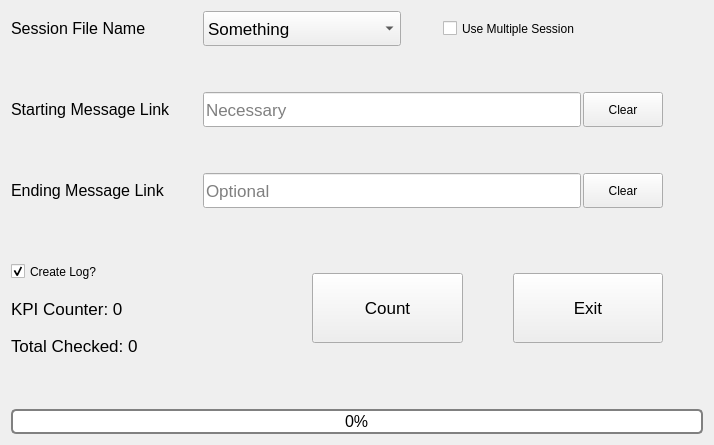
      <widget class="QWidget" name="tab">
       <attribute name="title">
        <string>Counter</string>
       </attribute>
       <layout class="QVBoxLayout" name="verticalLayout_2">
        <item>
         <layout class="QHBoxLayout" name="horizontalLayout_10"/>
        </item>
        <item>
         <layout class="QHBoxLayout" name="horizontalLayout">
          <property name="spacing">
           <number>2</number>
          </property>
          <property name="sizeConstraint">
           <enum>QLayout::SetFixedSize</enum>
          </property>
          <item>
           <widget class="QLabel" name="label_11">
            <property name="sizePolicy">
             <sizepolicy hsizetype="Fixed" vsizetype="Preferred">
              <horstretch>0</horstretch>
              <verstretch>0</verstretch>
             </sizepolicy>
            </property>
            <property name="minimumSize">
             <size>
              <width>190</width>
              <height>35</height>
             </size>
            </property>
            <property name="maximumSize">
             <size>
              <width>16777215</width>
              <height>35</height>
             </size>
            </property>
            <property name="font">
             <font>
              <pointsize>12</pointsize>
             </font>
            </property>
            <property name="frameShape">
             <enum>QFrame::NoFrame</enum>
            </property>
            <property name="text">
             <string>Session File Name</string>
            </property>
           </widget>
          </item>
          <item>
           <widget class="QComboBox" name="combobox_session">
            <property name="sizePolicy">
             <sizepolicy hsizetype="Expanding" vsizetype="Expanding">
              <horstretch>1</horstretch>
              <verstretch>0</verstretch>
             </sizepolicy>
            </property>
            <property name="minimumSize">
             <size>
              <width>130</width>
              <height>30</height>
             </size>
            </property>
            <property name="maximumSize">
             <size>
              <width>16777215</width>
              <height>35</height>
             </size>
            </property>
            <property name="font">
             <font>
              <pointsize>13</pointsize>
             </font>
            </property>
            <property name="toolTip">
             <string>Telegram Login Save File Name</string>
            </property>
            <property name="toolTipDuration">
             <number>0</number>
            </property>
            <property name="styleSheet">
             <string notr="true">color:black</string>
            </property>
            <property name="currentText">
             <string>Something</string>
            </property>
            <property name="currentIndex">
             <number>0</number>
            </property>
            <property name="placeholderText">
             <string>No Session File Found</string>
            </property>
            <item>
             <property name="text">
              <string>Something</string>
             </property>
            </item>
           </widget>
          </item>
          <item>
           <spacer name="horizontalSpacer_19">
            <property name="orientation">
             <enum>Qt::Horizontal</enum>
            </property>
            <property name="sizeHint" stdset="0">
             <size>
              <width>40</width>
              <height>20</height>
             </size>
            </property>
           </spacer>
          </item>
          <item>
           <widget class="QCheckBox" name="checkbox_multi_sess">
            <property name="minimumSize">
             <size>
              <width>180</width>
              <height>35</height>
             </size>
            </property>
            <property name="text">
             <string>Use Multiple Session</string>
            </property>
           </widget>
          </item>
          <item>
           <spacer name="horizontalSpacer">
            <property name="orientation">
             <enum>Qt::Horizontal</enum>
            </property>
            <property name="sizeType">
             <enum>QSizePolicy::Fixed</enum>
            </property>
            <property name="sizeHint" stdset="0">
             <size>
              <width>80</width>
              <height>20</height>
             </size>
            </property>
           </spacer>
          </item>
         </layout>
        </item>
        <item>
         <spacer name="verticalSpacer_4">
          <property name="orientation">
           <enum>Qt::Vertical</enum>
          </property>
          <property name="sizeHint" stdset="0">
           <size>
            <width>20</width>
            <height>40</height>
           </size>
          </property>
         </spacer>
        </item>
        <item>
         <layout class="QHBoxLayout" name="horizontalLayout_2">
          <property name="spacing">
           <number>2</number>
          </property>
          <property name="sizeConstraint">
           <enum>QLayout::SetFixedSize</enum>
          </property>
          <item>
           <widget class="QLabel" name="label">
            <property name="sizePolicy">
             <sizepolicy hsizetype="Fixed" vsizetype="Preferred">
              <horstretch>0</horstretch>
              <verstretch>0</verstretch>
             </sizepolicy>
            </property>
            <property name="minimumSize">
             <size>
              <width>190</width>
              <height>35</height>
             </size>
            </property>
            <property name="maximumSize">
             <size>
              <width>16777215</width>
              <height>35</height>
             </size>
            </property>
            <property name="font">
             <font>
              <pointsize>12</pointsize>
             </font>
            </property>
            <property name="text">
             <string>Starting Message Link</string>
            </property>
           </widget>
          </item>
          <item>
           <widget class="QLineEdit" name="box_starting_mess">
            <property name="sizePolicy">
             <sizepolicy hsizetype="Expanding" vsizetype="Expanding">
              <horstretch>1</horstretch>
              <verstretch>0</verstretch>
             </sizepolicy>
            </property>
            <property name="minimumSize">
             <size>
              <width>350</width>
              <height>35</height>
             </size>
            </property>
            <property name="maximumSize">
             <size>
              <width>16777215</width>
              <height>35</height>
             </size>
            </property>
            <property name="font">
             <font>
              <pointsize>13</pointsize>
             </font>
            </property>
            <property name="toolTip">
             <string>Start Count From This Message Link</string>
            </property>
            <property name="toolTipDuration">
             <number>0</number>
            </property>
            <property name="placeholderText">
             <string>Necessary</string>
            </property>
           </widget>
          </item>
          <item>
           <widget class="QPushButton" name="button_clear_1">
            <property name="sizePolicy">
             <sizepolicy hsizetype="Expanding" vsizetype="Expanding">
              <horstretch>0</horstretch>
              <verstretch>0</verstretch>
             </sizepolicy>
            </property>
            <property name="minimumSize">
             <size>
              <width>60</width>
              <height>35</height>
             </size>
            </property>
            <property name="maximumSize">
             <size>
              <width>16777215</width>
              <height>35</height>
             </size>
            </property>
            <property name="toolTip">
             <string>Clear or Paste Clipboard</string>
            </property>
            <property name="text">
             <string>Clear</string>
            </property>
           </widget>
          </item>
          <item>
           <spacer name="horizontalSpacer_2">
            <property name="orientation">
             <enum>Qt::Horizontal</enum>
            </property>
            <property name="sizeHint" stdset="0">
             <size>
              <width>40</width>
              <height>20</height>
             </size>
            </property>
           </spacer>
          </item>
         </layout>
        </item>
        <item>
         <spacer name="verticalSpacer_3">
          <property name="orientation">
           <enum>Qt::Vertical</enum>
          </property>
          <property name="sizeHint" stdset="0">
           <size>
            <width>20</width>
            <height>40</height>
           </size>
          </property>
         </spacer>
        </item>
        <item>
         <layout class="QHBoxLayout" name="horizontalLayout_3">
          <property name="spacing">
           <number>2</number>
          </property>
          <property name="sizeConstraint">
           <enum>QLayout::SetFixedSize</enum>
          </property>
          <item>
           <widget class="QLabel" name="label_10">
            <property name="sizePolicy">
             <sizepolicy hsizetype="Fixed" vsizetype="Preferred">
              <horstretch>0</horstretch>
              <verstretch>0</verstretch>
             </sizepolicy>
            </property>
            <property name="minimumSize">
             <size>
              <width>190</width>
              <height>35</height>
             </size>
            </property>
            <property name="maximumSize">
             <size>
              <width>16777215</width>
              <height>35</height>
             </size>
            </property>
            <property name="font">
             <font>
              <pointsize>12</pointsize>
             </font>
            </property>
            <property name="text">
             <string>Ending Message Link</string>
            </property>
           </widget>
          </item>
          <item>
           <widget class="QLineEdit" name="box_ending_mess">
            <property name="sizePolicy">
             <sizepolicy hsizetype="Expanding" vsizetype="Expanding">
              <horstretch>1</horstretch>
              <verstretch>0</verstretch>
             </sizepolicy>
            </property>
            <property name="minimumSize">
             <size>
              <width>350</width>
              <height>35</height>
             </size>
            </property>
            <property name="maximumSize">
             <size>
              <width>16777215</width>
              <height>35</height>
             </size>
            </property>
            <property name="font">
             <font>
              <pointsize>13</pointsize>
             </font>
            </property>
            <property name="toolTip">
             <string>End Count At This Message Link</string>
            </property>
            <property name="toolTipDuration">
             <number>0</number>
            </property>
            <property name="placeholderText">
             <string>Optional</string>
            </property>
           </widget>
          </item>
          <item>
           <widget class="QPushButton" name="button_clear_2">
            <property name="sizePolicy">
             <sizepolicy hsizetype="Expanding" vsizetype="Expanding">
              <horstretch>0</horstretch>
              <verstretch>0</verstretch>
             </sizepolicy>
            </property>
            <property name="minimumSize">
             <size>
              <width>60</width>
              <height>35</height>
             </size>
            </property>
            <property name="maximumSize">
             <size>
              <width>16777215</width>
              <height>35</height>
             </size>
            </property>
            <property name="toolTip">
             <string>Clear or Paste Clipboard</string>
            </property>
            <property name="text">
             <string>Clear</string>
            </property>
           </widget>
          </item>
          <item>
           <spacer name="horizontalSpacer_3">
            <property name="orientation">
             <enum>Qt::Horizontal</enum>
            </property>
            <property name="sizeHint" stdset="0">
             <size>
              <width>40</width>
              <height>20</height>
             </size>
            </property>
           </spacer>
          </item>
         </layout>
        </item>
        <item>
         <spacer name="verticalSpacer_2">
          <property name="orientation">
           <enum>Qt::Vertical</enum>
          </property>
          <property name="sizeHint" stdset="0">
           <size>
            <width>20</width>
            <height>40</height>
           </size>
          </property>
         </spacer>
        </item>
        <item>
         <layout class="QHBoxLayout" name="horizontalLayout_9">
          <item>
           <layout class="QVBoxLayout" name="verticalLayout">
            <property name="spacing">
             <number>2</number>
            </property>
            <property name="sizeConstraint">
             <enum>QLayout::SetFixedSize</enum>
            </property>
            <item>
             <widget class="QCheckBox" name="check_create_log">
              <property name="minimumSize">
               <size>
                <width>110</width>
                <height>35</height>
               </size>
              </property>
              <property name="maximumSize">
               <size>
                <width>110</width>
                <height>35</height>
               </size>
              </property>
              <property name="toolTip">
               <string>Create Message Log</string>
              </property>
              <property name="text">
               <string>Create Log?</string>
              </property>
              <property name="checked">
               <bool>true</bool>
              </property>
             </widget>
            </item>
            <item>
             <widget class="QLabel" name="label_3">
              <property name="enabled">
               <bool>true</bool>
              </property>
              <property name="sizePolicy">
               <sizepolicy hsizetype="Expanding" vsizetype="Preferred">
                <horstretch>0</horstretch>
                <verstretch>0</verstretch>
               </sizepolicy>
              </property>
              <property name="minimumSize">
               <size>
                <width>215</width>
                <height>35</height>
               </size>
              </property>
              <property name="maximumSize">
               <size>
                <width>215</width>
                <height>35</height>
               </size>
              </property>
              <property name="font">
               <font>
                <pointsize>13</pointsize>
               </font>
              </property>
              <property name="text">
               <string>KPI Counter: 0</string>
              </property>
             </widget>
            </item>
            <item>
             <widget class="QLabel" name="label_2">
              <property name="enabled">
               <bool>true</bool>
              </property>
              <property name="sizePolicy">
               <sizepolicy hsizetype="Expanding" vsizetype="Preferred">
                <horstretch>0</horstretch>
                <verstretch>0</verstretch>
               </sizepolicy>
              </property>
              <property name="minimumSize">
               <size>
                <width>215</width>
                <height>35</height>
               </size>
              </property>
              <property name="maximumSize">
               <size>
                <width>215</width>
                <height>35</height>
               </size>
              </property>
              <property name="font">
               <font>
                <pointsize>13</pointsize>
               </font>
              </property>
              <property name="contextMenuPolicy">
               <enum>Qt::NoContextMenu</enum>
              </property>
              <property name="text">
               <string>Total Checked: 0</string>
              </property>
             </widget>
            </item>
           </layout>
          </item>
          <item>
           <layout class="QHBoxLayout" name="horizontalLayout_8">
            <property name="spacing">
             <number>10</number>
            </property>
            <property name="sizeConstraint">
             <enum>QLayout::SetFixedSize</enum>
            </property>
            <item>
             <spacer name="horizontalSpacer_25">
              <property name="orientation">
               <enum>Qt::Horizontal</enum>
              </property>
              <property name="sizeType">
               <enum>QSizePolicy::Fixed</enum>
              </property>
              <property name="sizeHint" stdset="0">
               <size>
                <width>80</width>
                <height>20</height>
               </size>
              </property>
             </spacer>
            </item>
            <item>
             <widget class="QPushButton" name="Button_count">
              <property name="sizePolicy">
               <sizepolicy hsizetype="Expanding" vsizetype="Expanding">
                <horstretch>1</horstretch>
                <verstretch>0</verstretch>
               </sizepolicy>
              </property>
              <property name="minimumSize">
               <size>
                <width>70</width>
                <height>70</height>
               </size>
              </property>
              <property name="maximumSize">
               <size>
                <width>16541651</width>
                <height>70</height>
               </size>
              </property>
              <property name="font">
               <font>
                <pointsize>13</pointsize>
               </font>
              </property>
              <property name="toolTip">
               <string>Count Message</string>
              </property>
              <property name="toolTipDuration">
               <number>0</number>
              </property>
              <property name="styleSheet">
               <string notr="true"/>
              </property>
              <property name="text">
               <string>Count</string>
              </property>
             </widget>
            </item>
            <item>
             <spacer name="horizontalSpacer_23">
              <property name="orientation">
               <enum>Qt::Horizontal</enum>
              </property>
              <property name="sizeHint" stdset="0">
               <size>
                <width>40</width>
                <height>20</height>
               </size>
              </property>
             </spacer>
            </item>
            <item>
             <widget class="QPushButton" name="button_exit">
              <property name="sizePolicy">
               <sizepolicy hsizetype="Expanding" vsizetype="Expanding">
                <horstretch>1</horstretch>
                <verstretch>0</verstretch>
               </sizepolicy>
              </property>
              <property name="minimumSize">
               <size>
                <width>70</width>
                <height>70</height>
               </size>
              </property>
              <property name="maximumSize">
               <size>
                <width>16777215</width>
                <height>70</height>
               </size>
              </property>
              <property name="font">
               <font>
                <pointsize>13</pointsize>
               </font>
              </property>
              <property name="toolTipDuration">
               <number>0</number>
              </property>
              <property name="text">
               <string>Exit</string>
              </property>
             </widget>
            </item>
            <item>
             <spacer name="horizontalSpacer_4">
              <property name="orientation">
               <enum>Qt::Horizontal</enum>
              </property>
              <property name="sizeHint" stdset="0">
               <size>
                <width>40</width>
                <height>20</height>
               </size>
              </property>
             </spacer>
            </item>
           </layout>
          </item>
         </layout>
        </item>
        <item>
         <spacer name="verticalSpacer">
          <property name="orientation">
           <enum>Qt::Vertical</enum>
          </property>
          <property name="sizeHint" stdset="0">
           <size>
            <width>20</width>
            <height>40</height>
           </size>
          </property>
         </spacer>
        </item>
        <item>
         <layout class="QHBoxLayout" name="horizontalLayout_7">
          <property name="spacing">
           <number>2</number>
          </property>
          <property name="sizeConstraint">
           <enum>QLayout::SetFixedSize</enum>
          </property>
          <item>
           <widget class="QProgressBar" name="progressBar">
            <property name="sizePolicy">
             <sizepolicy hsizetype="Expanding" vsizetype="Expanding">
              <horstretch>0</horstretch>
              <verstretch>0</verstretch>
             </sizepolicy>
            </property>
            <property name="minimumSize">
             <size>
              <width>550</width>
              <height>25</height>
             </size>
            </property>
            <property name="maximumSize">
             <size>
              <width>16777215</width>
              <height>25</height>
             </size>
            </property>
            <property name="font">
             <font>
              <pointsize>12</pointsize>
             </font>
            </property>
            <property name="toolTip">
             <string>Count Progress</string>
            </property>
            <property name="toolTipDuration">
             <number>0</number>
            </property>
            <property name="styleSheet">
             <string notr="true">QProgressBar {
    border: 2px solid grey;
    border-radius: 5px;
    text-align: center;
}

QProgressBar::chunk {
    background-color: #33FF90;
    width: 20px;
}

</string>
            </property>
            <property name="value">
             <number>0</number>
            </property>
           </widget>
          </item>
         </layout>
        </item>
       </layout>
      </widget>
